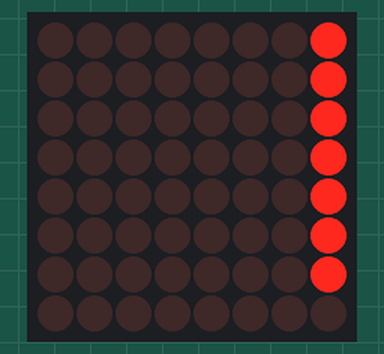
Recording of a sketch running on a simulated Arduino Uno, built with avr-gcc and run on an emulated ATmega328P. On the bench: 8×8 LED matrix.

Above: at 0.09 s.
At 0.49 s:
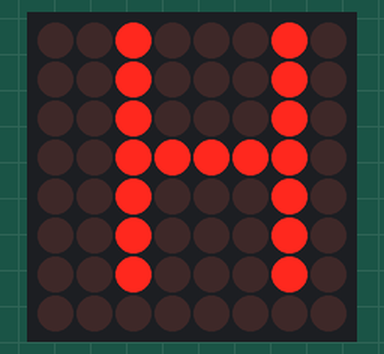
At 0.89 s:
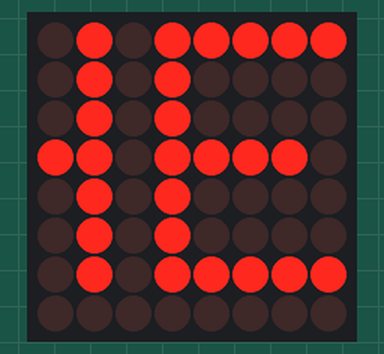
At 1.69 s:
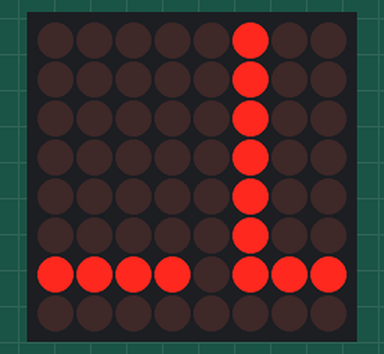
At 2.57 s:
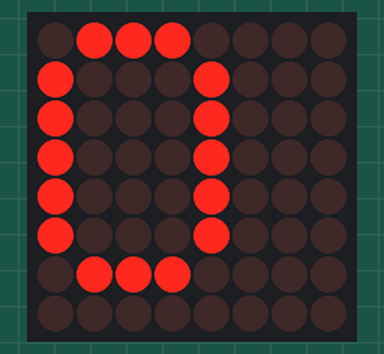
At 3.37 s:
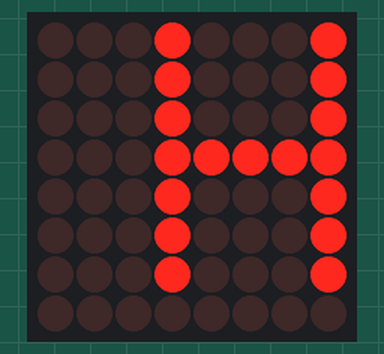

Measured:
- by itself, everything shown: repeats every 3.0 s, in 37 steps

The sketch:

sliding-letters-_hello_-display.ino
```cpp
/*
 * Project: 8x8 LED Matrix - Scrolling Text
 * Description: Uses the MD_Parola library to smoothly scroll the word "HELLO"
 * from right to left across a single 8x8 MAX7219 matrix, looping continuously.
 */

#include <MD_Parola.h>
#include <MD_MAX72xx.h>
#include <SPI.h>

#define HARDWARE_TYPE MD_MAX72XX::PAROLA_HW
#define MAX_DEVICES 1  // Single 8x8 matrix

#define DATA_PIN  11
#define CS_PIN    10
#define CLK_PIN   13

MD_Parola myDisplay = MD_Parola(HARDWARE_TYPE, DATA_PIN, CLK_PIN, CS_PIN, MAX_DEVICES);

void setup() {
  myDisplay.begin();
  myDisplay.setIntensity(5); // Brightness 0-15

  // displayText(text, alignment, speed_ms, pause_ms, effectIn, effectOut)
  // PA_SCROLL_LEFT slides text from right to left smoothly through the frame
  myDisplay.displayText("HELLO", PA_LEFT, 80, 0, PA_SCROLL_LEFT, PA_SCROLL_LEFT);
}

void loop() {
  // Animate the scrolling text
  if (myDisplay.displayAnimate()) {
    myDisplay.displayReset(); // Reset loop when string finishes scrolling off-screen
  }
}
```
